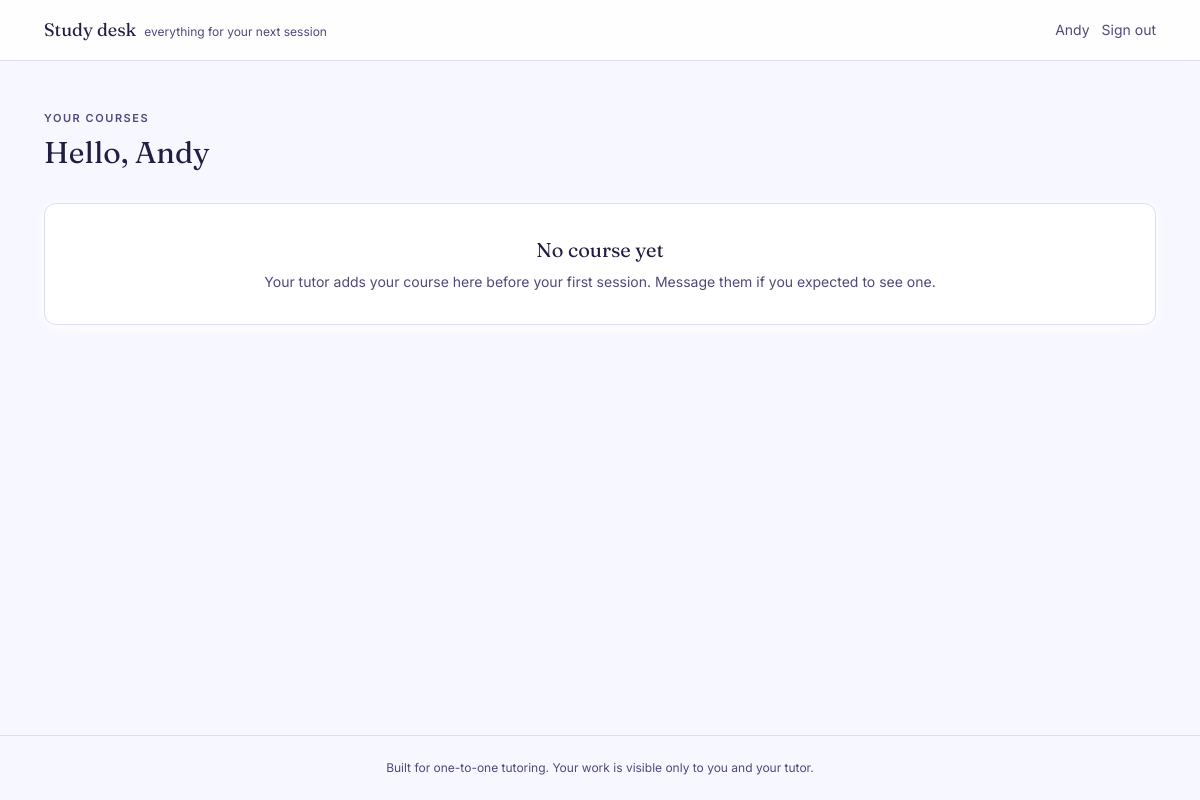
Page / (signed in) on the earlier database version.
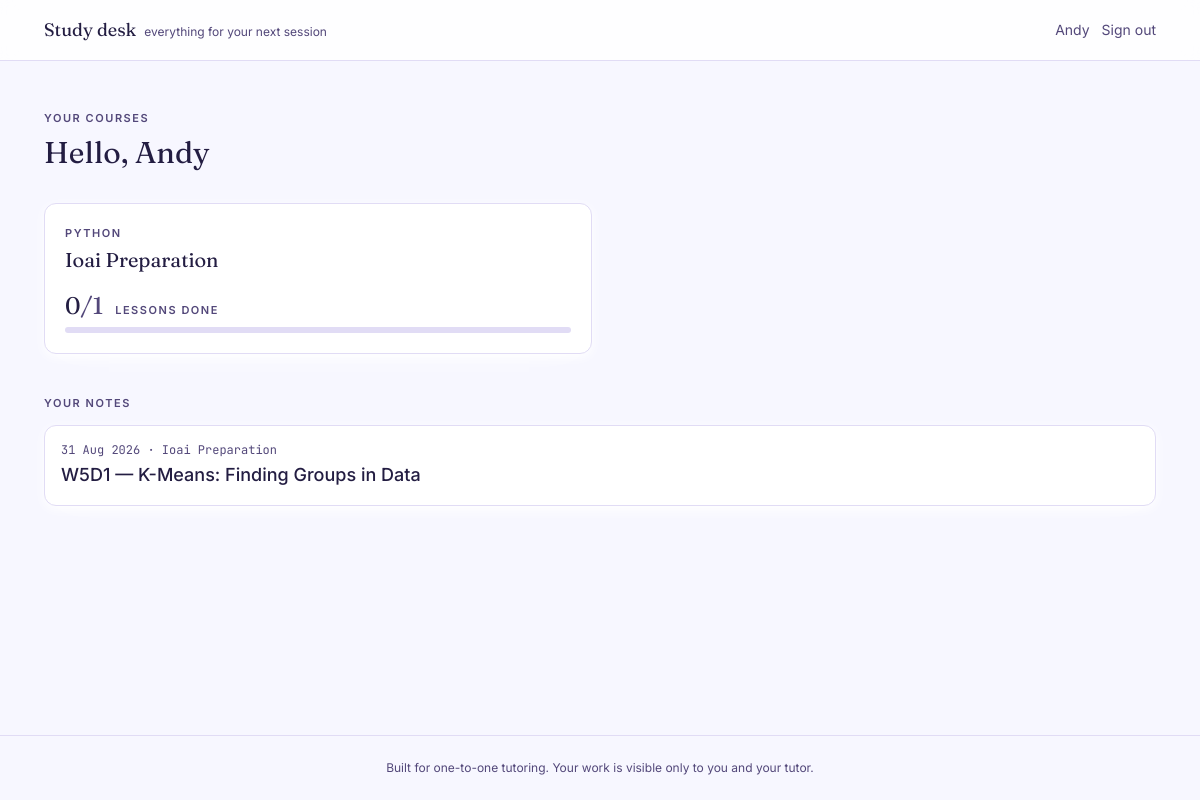
Same page on the later database version.
### accounts/models.py (models this page shows, shortened)
class StudentProfile(models.Model):
    PLATFORMS = [
        ("fiverr", "Fiverr"),
        ("preply", "Preply"),
        ("direct", "Direct / Zoom"),
    ]
    user = models.OneToOneField(
        settings.AUTH_USER_MODEL, on_delete=models.CASCADE, related_name="student_profile"
    )
    display_name = models.CharField(
        max_length=60, help_text="What the student is called in lessons. A first name is enough."
    )
    platform = models.CharField(max_length=20, choices=PLATFORMS, default="direct")
    is_minor = models.BooleanField(
        default=False, help_text="Tick if under 18. Guardian contact is then required."
    )
    guardian_email = models.EmailField(
        blank=True, help_text="Only for students under 18. Leave empty otherwise."
    )
    notes = models.TextField(
        blank=True, help_text="Teaching notes only. Do not store anything sensitive here."
    )
    created_at = models.DateTimeField(auto_now_add=True)
    class Meta:
        ordering = ["display_name"]

### learning/models.py (models this page shows, shortened)
class Course(models.Model):
    SUBJECTS = [
        ("python", "Python"),
        ("data", "Data science"),
        ("ml", "Machine learning / computer vision"),
        ("matlab", "MATLAB"),
        ("robotics", "Arduino / Webots robotics"),
        ("exam", "Exam preparation"),
    ]
    title = models.CharField(max_length=120)
    slug = models.SlugField(unique=True)
    subject = models.CharField(max_length=20, choices=SUBJECTS, default="python")
    description = models.TextField(blank=True)
    is_published = models.BooleanField(
        default=True, help_text="Untick to hide from students while you build it."
    )
    created_at = models.DateTimeField(auto_now_add=True)
    class Meta:
        ordering = ["title"]

class Lesson(models.Model):
    course = models.ForeignKey(Course, on_delete=models.CASCADE, related_name="lessons", null=True, blank=True)
    student = models.ForeignKey(
        settings.AUTH_USER_MODEL, on_delete=models.CASCADE, related_name="personal_lessons",
        null=True, blank=True, help_text="Set for a dated document written for one student.",
    )
    date = models.DateField(null=True, blank=True, help_text="Orders this on the student's timeline.")
    order = models.PositiveIntegerField(default=1, help_text="Position in the course (shared curriculum lessons only).")
    title = models.CharField(max_length=140)
    subtitle = models.CharField(max_length=255, blank=True)
    description = models.TextField(blank=True, help_text="What the student will do this session. (Legacy field — new lessons use markdown_source.)")
    markdown_source = models.TextField(blank=True, help_text="The lesson document. See skills/FORMAT_SPEC.md.")
    meta = models.JSONField(default=dict, blank=True, help_text="Unknown front-matter keys, rendered as header pills.")
    hint_seconds_default = models.PositiveIntegerField(default=20)
    is_published = models.BooleanField(default=True, help_text="Locked (unticked) lessons are invisible to the student.")
    class Meta:
        ordering = ["-date", "order", "id"]
    @property
    def is_document(self):
        return bool(self.markdown_source)

### learning/views.py (the view)
# urls.py: path("", views.dashboard, name="dashboard"),
@login_required
def dashboard(request):
    courses = enrolled_courses(request.user)
    cards = [{"course": c, **course_progress(request.user, c)} for c in courses]
    notes = student_lessons(request.user)
    return render(request, "learning/dashboard.html", {"cards": cards, "notes": notes})

### learning/services.py (called while the page is built)
def enrolled_courses(user):
    return Course.objects.filter(
        enrollments__student=user, enrollments__is_active=True, is_published=True
    ).distinct()

def student_lessons(student, *, include_locked=False):
    qs = Lesson.objects.filter(student=student).order_by("-date", "-id")
    if not include_locked:
        qs = qs.filter(is_published=True)
    return qs

### templates/learning/dashboard.html (shortened to what this page needs)
{% extends "base.html" %}
{% block content %}
<p class="eyebrow">Your courses</p>
<h1 class="mt-2 font-display text-3xl">Hello, {{ user.student_profile.display_name|default:user.username }}</h1>
{% if cards %}
<div class="mt-8 grid gap-4 sm:grid-cols-2">
  {% for card in cards %}
    <a href="{% url 'course_detail' card.course.slug %}" class="card block p-5 transition hover:border-mint-400">
      <p class="eyebrow">{{ card.course.get_subject_display }}</p>
      <h2 class="mt-1 font-display text-xl">{{ card.course.title }}</h2>
      <div class="mt-5">{% include "learning/_meter.html" with done=card.done total=card.total percent=card.percent %}</div>
    </a>
  {% endfor %}
</div>
{% else %}
<div class="card mt-8 p-8 text-center">
  <p class="font-display text-xl">No course yet</p>
  <p class="mt-2 text-sm text-slate-500">Your tutor adds your course here before your first session. Message them if you expected to see one.</p>
</div>
{% endif %}
{% if notes %}
<p class="eyebrow mt-10">Your notes</p>
<ol class="mt-3 divide-y divide-line overflow-hidden rounded-xl border border-line bg-card shadow-card">
  {% for note in notes %}
    <li>
      <a href="{% url 'lesson_detail' note.id %}" class="flex items-center justify-between gap-4 p-4 transition hover:bg-paper">
        <div class="min-w-0">
          <p class="font-mono text-xs text-slate-500">{{ note.date }}{% if note.course %} · {{ note.course.title }}{% endif %}</p>
          <p class="mt-0.5 font-medium">{{ note.title }}</p>
        </div>
      </a>
    </li>
  {% endfor %}
</ol>
{% endif %}
{% endblock %}

### templates/base.html (shortened to what this page needs)
{% load static %}<!doctype html>
<html lang="en" class="h-full">
<head>
<link rel="stylesheet" href="{% static 'css/app.css' %}">
</head>
<body class="min-h-full flex flex-col">
<header class="border-b border-line bg-card/80 backdrop-blur">
  <div class="mx-auto flex max-w-6xl items-center justify-between px-5 py-4">
    <a href="{% url 'dashboard' %}" class="flex items-baseline gap-2">
      <span class="font-display text-lg text-ink">Study desk</span>
      <span class="hidden text-xs text-slate-500 sm:inline">everything for your next session</span>
    </a>
    <div class="flex items-center gap-3 text-sm">
      {% if user.is_authenticated %}
        <span class="hidden text-slate-500 sm:inline">{{ user.student_profile.display_name|default:user.username }}</span>
      {% endif %}
      {% if user.is_authenticated %}
        <form method="post" action="{% url 'logout' %}">{% csrf_token %}
          <button class="text-slate-500 hover:text-ink">Sign out</button>
        </form>
      {% endif %}
    </div>
  </div>
</header>
<main id="main" class="mx-auto w-full max-w-6xl flex-1 px-5 py-8 sm:py-12">
  {% block content %}{% endblock %}
</main>
<footer class="border-t border-line py-6 text-center text-xs text-slate-500">
  Built for one-to-one tutoring. Your work is visible only to you and your tutor.
</footer>
</body>
</html>

### templates/learning/_meter.html (shortened to what this page needs)
<div class="flex items-baseline gap-3">
  <span class="font-display text-2xl leading-none">{{ done }}<span class="text-slate-500">/{{ total }}</span></span>
  <span class="eyebrow">lessons done</span>
</div>
<div class="mt-2 h-1.5 w-full overflow-hidden rounded-full bg-line" role="progressbar"
     aria-valuenow="{{ percent }}" aria-valuemin="0" aria-valuemax="100"
     aria-label="Course progress">
</div>

Differences in the rows shown:
added Course: course.subject "PYTHON", course "Ioai Preparation", done "0", is_published "1"
added Lesson: date "31 Aug 2026", course "Ioai Preparation", title "W5D1 — K-Means: Finding Groups in Data"
Other differences:
text no longer shown: "No course yet Your tutor adds your course here before your first session. Message them if you expected to see one."
text now shown: "YOUR NOTES"
